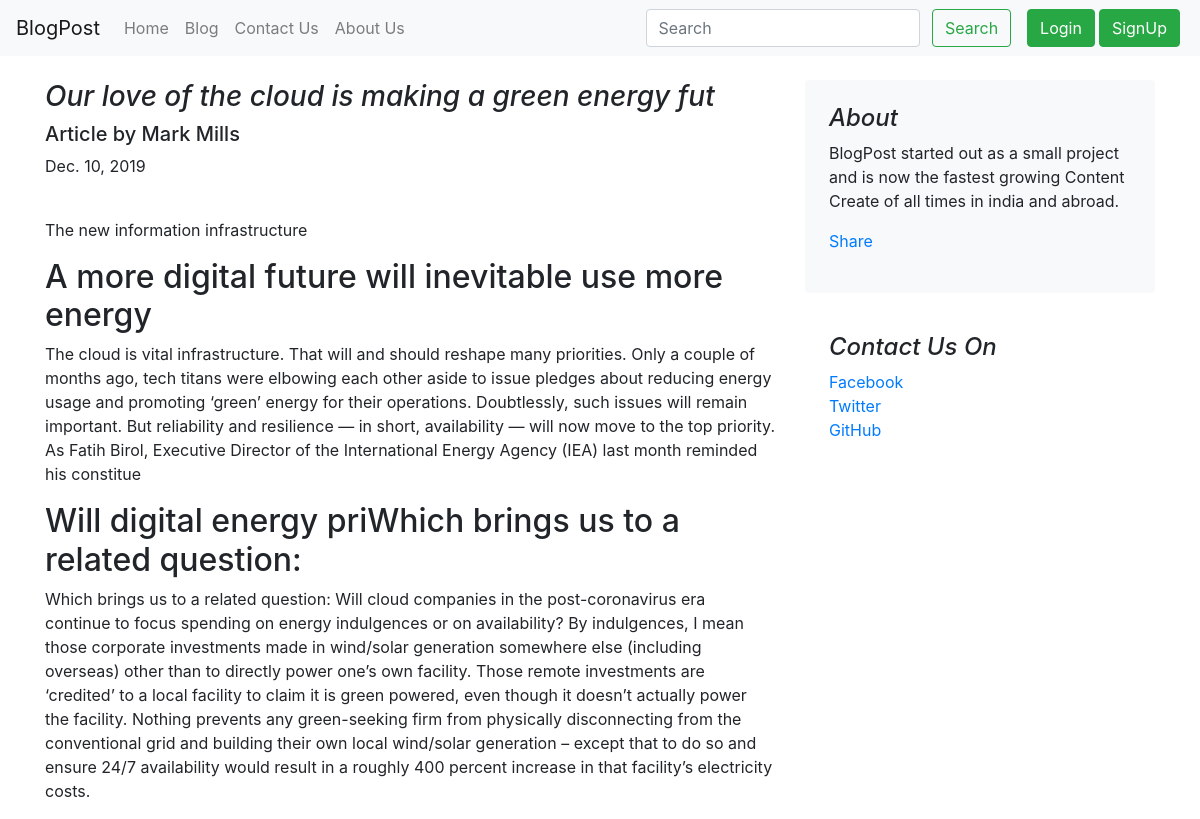
The app's page /blogpost/12 with its own data.
### blog/models.py (models this page shows)
class Blogpost(models.Model):
    post_id = models.AutoField(primary_key=True)
    title = models.CharField(max_length=50)
    author = models.CharField(max_length=15)
    chead0 = models.CharField(max_length=5000, default="")
    head1 = models.CharField(max_length=500, default="")
    chead1 = models.CharField(max_length=5000, default="")
    head2 = models.CharField(max_length=500, default="")
    chead2 = models.CharField(max_length=5000, default="")
    pub_date = models.DateField()
    thumbnail = models.ImageField(upload_to='blog/images', default="")
    def __str__(self):
        return self.title + ' ' +'by' + ' ' + self.author

### blog/views.py (the view)
# urls.py: path("blogpost/<int:id>", views.blogpost, name="blogHome"),
def blogpost(request, id):
    post = Blogpost.objects.filter(post_id = id)[0]
    print(post)
    return render(request, 'blog/blogpost.html',
                  {'post':post})

### blog/templates/blog/blogpost.html (shortened to what this page needs)
{% extends 'blog/basic.html' %}
{% block body %}
<div class="container">
    <div class="row mt-4">
        <div class="col-md-8 blog-main">
            <h3 class="font-italic">
                {{post.title}}
            </h3>
            <div class="blog-post">
                <h5 class="blog-post-title">Article by {{post.author}}</h5>
                <p class="blog-post-meta">{{post.pub_date}} </p>
                <div class="fb-like" data-href="http://127.0.0.1:8000/blogpost/{{post.post_id}}" data-width="" data-layout="standard" data-action="like" data-size="large" data-share="true"></div><br>
                <p>{{post.chead0}}</p>
                <h2>{{post.head1}}</h2>
                <p>{{post.chead1}}</p>
                <h2>{{post.head2}}</h2>
                <p>{{post.chead2}}</p>
            </div>
        </div>
        <aside class="col-md-4 blog-sidebar">
            <div class="p-4 mb-3 bg-light rounded">
                <h4 class="font-italic">About</h4>
                <p class="mb-0">BlogPost started out as a small project and is now the fastest growing Content Create of all times in india and abroad.</p>
                <div class="my-3 fb-share-button" data-href="http://127.0.0.1:8000/blogpost/{{post.post_id}}" data-layout="button_count" data-size="large"><a target="_blank" href="https://www.facebook.com/sharer/sharer.php?u=http%3A%2F%2F127.0.0.1%3A8000%2Fblogpost%2F2&amp;src=sdkpreparse"
                    class="fb-xfbml-parse-ignore">Share</a></div>
            </div>
            <div class="p-4">
                <h4 class="font-italic">Contact Us On</h4>
                <ol class="list-unstyled">
                    <li><a href="https://www.facebook.com/">Facebook</a></li>
                    <li><a href="https://twitter.com/">Twitter</a></li>
                    <li><a href="https://github.com/">GitHub</a></li>
                </ol>
            </div>
        </aside>
    </div>
</div>
{% endblock %}

### records on screen
Blogpost: title "Our love of the cloud is making a green energy fut", author "Mark Mills", pub_date "Dec. 10, 2019", chead0 "The new information infrastructure", head1 "A more digital future will inevitable use more energy", chead1 "The cloud is vital infrastructure. That will and should reshape many priorities. Only a couple of months ago, tech titans were elbowing each other aside to issue pledges about reducing energy usage and promoting ‘green’ energy for their operations. Doubtlessly, such issues will remain important. But reliability and resilience — in short, availability — will now move to the top priority. As Fatih Birol, Executive Director of the International Energy Agency (IEA) last month reminded his constitue", head2 "Will digital energy priWhich brings us to a related question:", chead2 "Which brings us to a related question: Will cloud companies in the post-coronavirus era continue to focus spending on energy indulgences or on availability? By indulgences, I mean those corporate investments made in wind/solar generation somewhere else (including overseas) other than to directly power one’s own facility. Those remote investments are ‘credited’ to a local facility to claim it is green powered, even though it doesn’t actually power the facility. Nothing prevents any green-seeking firm from physically disconnecting from the conventional grid and building their own local wind/solar generation – except that to do so and ensure 24/7 availability would result in a roughly 400…"
